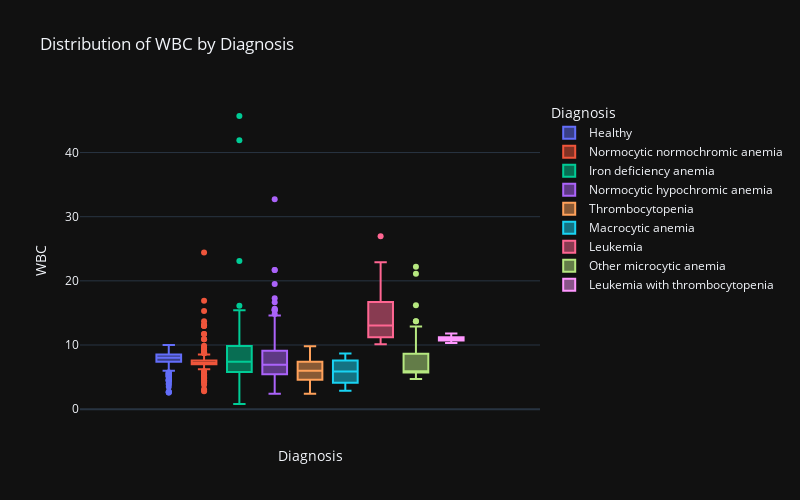
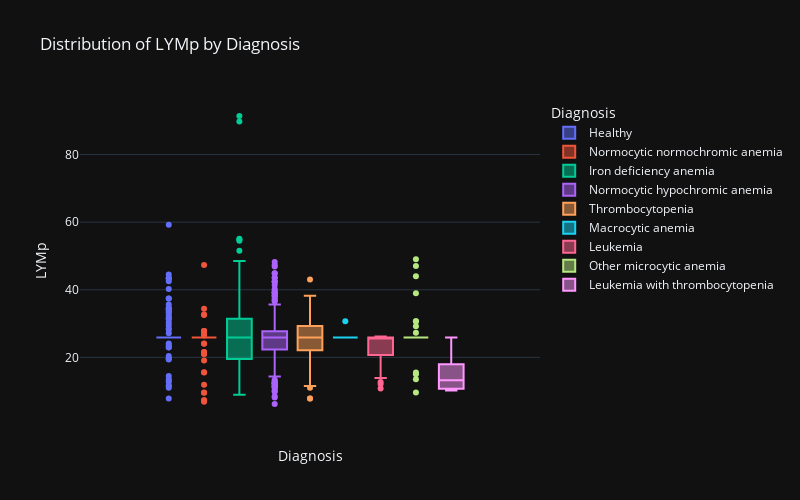
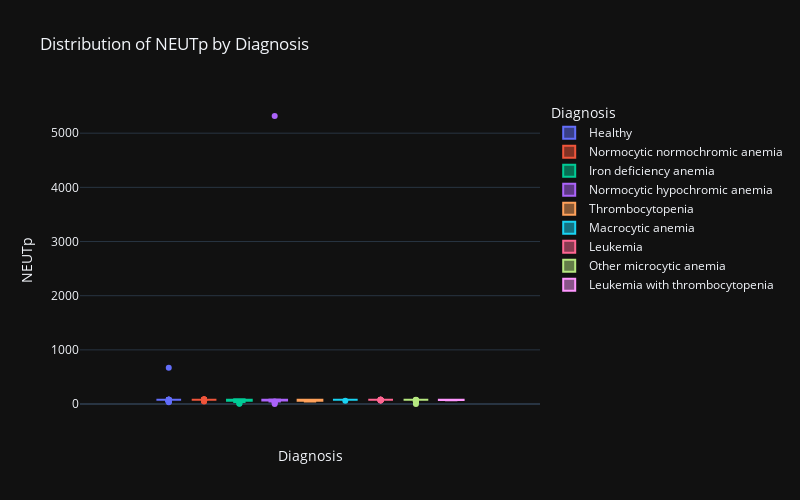
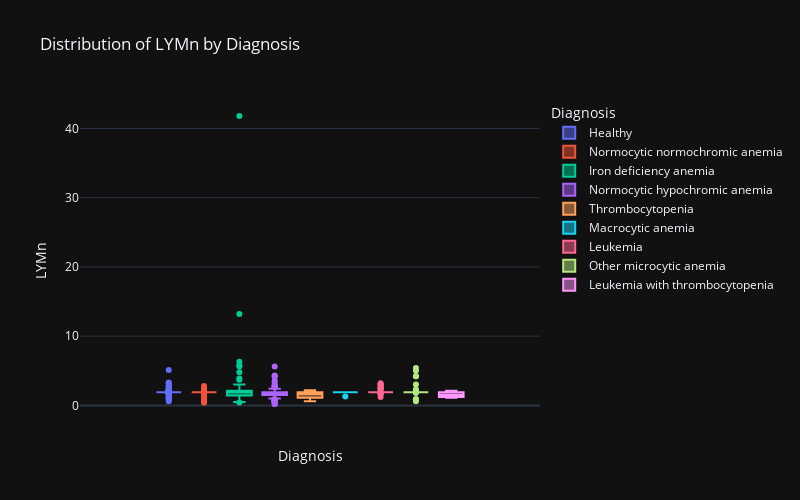

Notebook cell for these charts, in order:
### Code cell
for var in Xtrain.columns:
    plot_box(var)

### Figure 1 — Plotly figure (JSON) as saved in the notebook; plotly's stock layout.template omitted (floating-point values rounded to 4 significant figures; data arrays with more than 128 entries replaced by an {"elided": "..."} marker saying what was removed)
{"data": [{"alignmentgroup": "True", "hovertemplate": "Diagnosis=Healthy<br>WBC=%{y}<extra></extra>", "legendgroup": "Healthy", "marker": {"color": "#636efa"}, "name": "Healthy", "notched": false, "offsetgroup": "Healthy", "orientation": "v", "showlegend": true, "type": "box", "x0": " ", "xaxis": "x", "y": {"elided": "269 float values"}, "y0": " ", "yaxis": "y"}, {"alignmentgroup": "True", "hovertemplate": "Diagnosis=Normocytic normochromic anemia<br>WBC=%{y}<extra></extra>", "legendgroup": "Normocytic normochromic anemia", "marker": {"color": "#EF553B"}, "name": "Normocytic normochromic anemia", "notched": false, "offsetgroup": "Normocytic normochromic anemia", "orientation": "v", "showlegend": true, "type": "box", "x0": " ", "xaxis": "x", "y": {"elided": "215 float values"}, "y0": " ", "yaxis": "y"}, {"alignmentgroup": "True", "hovertemplate": "Diagnosis=Iron deficiency anemia<br>WBC=%{y}<extra></extra>", "legendgroup": "Iron deficiency anemia", "marker": {"color": "#00cc96"}, "name": "Iron deficiency anemia", "notched": false, "offsetgroup": "Iron deficiency anemia", "orientation": "v", "showlegend": true, "type": "box", "x0": " ", "xaxis": "x", "y": {"elided": "151 float values"}, "y0": " ", "yaxis": "y"}, {"alignmentgroup": "True", "hovertemplate": "Diagnosis=Normocytic hypochromic anemia<br>WBC=%{y}<extra></extra>", "legendgroup": "Normocytic hypochromic anemia", "marker": {"color": "#ab63fa"}, "name": "Normocytic hypochromic anemia", "notched": false, "offsetgroup": "Normocytic hypochromic anemia", "orientation": "v", "showlegend": true, "type": "box", "x0": " ", "xaxis": "x", "y": {"elided": "223 float values"}, "y0": " ", "yaxis": "y"}, {"alignmentgroup": "True", "hovertemplate": "Diagnosis=Thrombocytopenia<br>WBC=%{y}<extra></extra>", "legendgroup": "Thrombocytopenia", "marker": {"color": "#FFA15A"}, "name": "Thrombocytopenia", "notched": false, "offsetgroup": "Thrombocytopenia", "orientation": "v", "showlegend": true, "type": "box", "x0": " ", "xaxis": "x", "y": [7.4, 2.4, 4.2, 8, 8.4, 3.8, 2.9, 9.6, 8.26, 4.7, 6.7, 5.7, 3.2, 7.5, 3.7, 6.9, 7.2, 8.5, 4.9, 7.31, 4.5, 7.6, 5.5, 2.4, 6.4, 6.09, 4.6, 6.6, 7.5, 8.3, 6.4, 5.1, 9.2, 5.2, 5.71, 4.7, 7, 3.5, 6.7, 5.7, 6, 4.2, 6.2, 8.4, 3.2, 4.4, 5.7, 5.2, 6.2, 5.7, 5.3, 6.3, 9.2, 4.2, 8, 6, 9.8, 4.3], "y0": " ", "yaxis": "y"}, {"alignmentgroup": "True", "hovertemplate": "Diagnosis=Macrocytic anemia<br>WBC=%{y}<extra></extra>", "legendgroup": "Macrocytic anemia", "marker": {"color": "#19d3f3"}, "name": "Macrocytic anemia", "notched": false, "offsetgroup": "Macrocytic anemia", "orientation": "v", "showlegend": true, "type": "box", "x0": " ", "xaxis": "x", "y": [7.6, 4.1, 8.19, 5.53, 7.6, 2.88, 5.44, 7.2, 3.7, 8.67, 5.27, 2.88, 6.2, 7.57], "y0": " ", "yaxis": "y"}, {"alignmentgroup": "True", "hovertemplate": "Diagnosis=Leukemia<br>WBC=%{y}<extra></extra>", "legendgroup": "Leukemia", "marker": {"color": "#FF6692"}, "name": "Leukemia", "notched": false, "offsetgroup": "Leukemia", "orientation": "v", "showlegend": true, "type": "box", "x0": " ", "xaxis": "x", "y": [13.85, 11.6, 15, 10.58, 12.05, 11.22, 10.24, 12.3, 11.5, 17.5, 12.2, 10.1, 10.8, 22.9, 14, 13.1, 13.35, 13, 11.5, 12.8, 16.7, 22.9, 20.3, 26.95, 13.35, 13.1, 13.41, 17.7, 10.5, 19.3, 10.7, 10.8, 21.2, 21.2, 11.31, 10.1, 14.83, 10.1], "y0": " ", "yaxis": "y"}, {"alignmentgroup": "True", "hovertemplate": "Diagnosis=Other microcytic anemia<br>WBC=%{y}<extra></extra>", "legendgroup": "Other microcytic anemia", "marker": {"color": "#B6E880"}, "name": "Other microcytic anemia", "notched": false, "offsetgroup": "Other microcytic anemia", "orientation": "v", "showlegend": true, "type": "box", "x0": " ", "xaxis": "x", "y": [5.7, 12.7, 7.8, 8.4, 5.9, 10, 5.9, 4.7, 5.9, 22.2, 5.9, 5.7, 5.8, 12.9, 5.9, 5.6, 6.6, 7.6, 11.5, 6.2, 21.1, 13.7, 5.7, 5.9, 5.6, 5.9, 5.6, 6, 4.7, 6.7, 5.9, 13.7, 6.5, 5.8, 5.6, 5.6, 6.5, 8.7, 5.6, 8.9, 5.6, 5.7, 5.7, 5.9, 5.8, 16.2, 10.2], "y0": " ", "yaxis": "y"}, {"alignmentgroup": "True", "hovertemplate": "Diagnosis=Leukemia with thrombocytopenia<br>WBC=%{y}<extra></extra>", "legendgroup": "Leukemia with thrombocytopenia", "marker": {"color": "#FF97FF"}, "name": "Leukemia with thrombocytopenia", "notched": false, "offsetgroup": "Leukemia with thrombocytopenia", "orientation": "v", "showlegend": true, "type": "box", "x0": " ", "xaxis": "x", "y": [10.4, 11.6, 11.8, 10.9, 10.8, 11, 10.8, 11.06, 10.3], "y0": " ", "yaxis": "y"}], "layout": {"boxmode": "group", "height": 500, "legend": {"title": {"text": "Diagnosis"}, "tracegroupgap": 0}, "title": {"text": "Distribution of WBC by Diagnosis"}, "width": 800, "xaxis": {"anchor": "y", "autorange": true, "domain": [0, 1], "range": [-0.5068, 0.5068], "title": {"text": "Diagnosis"}, "type": "category"}, "yaxis": {"anchor": "x", "autorange": true, "domain": [0, 1], "range": [-1.694, 48.19], "title": {"text": "WBC"}, "type": "linear"}}}

### Figure 2 — Plotly figure (JSON) as saved in the notebook; plotly's stock layout.template omitted (floating-point values rounded to 4 significant figures; data arrays with more than 128 entries replaced by an {"elided": "..."} marker saying what was removed)
{"data": [{"alignmentgroup": "True", "hovertemplate": "Diagnosis=Healthy<br>LYMp=%{y}<extra></extra>", "legendgroup": "Healthy", "marker": {"color": "#636efa"}, "name": "Healthy", "notched": false, "offsetgroup": "Healthy", "orientation": "v", "showlegend": true, "type": "box", "x0": " ", "xaxis": "x", "y": {"elided": "269 float values"}, "y0": " ", "yaxis": "y"}, {"alignmentgroup": "True", "hovertemplate": "Diagnosis=Normocytic normochromic anemia<br>LYMp=%{y}<extra></extra>", "legendgroup": "Normocytic normochromic anemia", "marker": {"color": "#EF553B"}, "name": "Normocytic normochromic anemia", "notched": false, "offsetgroup": "Normocytic normochromic anemia", "orientation": "v", "showlegend": true, "type": "box", "x0": " ", "xaxis": "x", "y": {"elided": "215 float values"}, "y0": " ", "yaxis": "y"}, {"alignmentgroup": "True", "hovertemplate": "Diagnosis=Iron deficiency anemia<br>LYMp=%{y}<extra></extra>", "legendgroup": "Iron deficiency anemia", "marker": {"color": "#00cc96"}, "name": "Iron deficiency anemia", "notched": false, "offsetgroup": "Iron deficiency anemia", "orientation": "v", "showlegend": true, "type": "box", "x0": " ", "xaxis": "x", "y": {"elided": "151 float values"}, "y0": " ", "yaxis": "y"}, {"alignmentgroup": "True", "hovertemplate": "Diagnosis=Normocytic hypochromic anemia<br>LYMp=%{y}<extra></extra>", "legendgroup": "Normocytic hypochromic anemia", "marker": {"color": "#ab63fa"}, "name": "Normocytic hypochromic anemia", "notched": false, "offsetgroup": "Normocytic hypochromic anemia", "orientation": "v", "showlegend": true, "type": "box", "x0": " ", "xaxis": "x", "y": {"elided": "223 float values"}, "y0": " ", "yaxis": "y"}, {"alignmentgroup": "True", "hovertemplate": "Diagnosis=Thrombocytopenia<br>LYMp=%{y}<extra></extra>", "legendgroup": "Thrombocytopenia", "marker": {"color": "#FFA15A"}, "name": "Thrombocytopenia", "notched": false, "offsetgroup": "Thrombocytopenia", "orientation": "v", "showlegend": true, "type": "box", "x0": " ", "xaxis": "x", "y": [21.7, 25.84, 31.3, 7.8, 25.84, 36.6, 35.6, 25.84, 25.84, 25.84, 23.8, 25.84, 35.6, 23.4, 17.3, 11, 23.4, 15.6, 16, 25.84, 36.6, 27.7, 37.9, 24.8, 27.6, 25.84, 20.9, 25.84, 23.2, 24.8, 29.3, 11.5, 25.84, 23, 25.84, 28.4, 21.7, 31, 13.2, 38.2, 25.84, 22, 22.4, 25.84, 35.6, 25.84, 33.6, 28, 33.6, 32.6, 31, 22.1, 25.84, 25.84, 7.8, 16.7, 16.1, 43], "y0": " ", "yaxis": "y"}, {"alignmentgroup": "True", "hovertemplate": "Diagnosis=Macrocytic anemia<br>LYMp=%{y}<extra></extra>", "legendgroup": "Macrocytic anemia", "marker": {"color": "#19d3f3"}, "name": "Macrocytic anemia", "notched": false, "offsetgroup": "Macrocytic anemia", "orientation": "v", "showlegend": true, "type": "box", "x0": " ", "xaxis": "x", "y": [25.84, 30.7, 25.84, 25.84, 25.84, 25.84, 25.84, 25.84, 25.84, 25.84, 25.84, 25.84, 25.84, 25.84], "y0": " ", "yaxis": "y"}, {"alignmentgroup": "True", "hovertemplate": "Diagnosis=Leukemia<br>LYMp=%{y}<extra></extra>", "legendgroup": "Leukemia", "marker": {"color": "#FF6692"}, "name": "Leukemia", "notched": false, "offsetgroup": "Leukemia", "orientation": "v", "showlegend": true, "type": "box", "x0": " ", "xaxis": "x", "y": [25.84, 25.84, 12.1, 25.84, 25.84, 25.84, 25.84, 20.7, 20.6, 25.84, 25.84, 25.84, 20.7, 25.84, 25.84, 12.7, 25.84, 21.9, 20.6, 25.84, 19.1, 25.84, 25.84, 25.84, 25.84, 25.84, 25.84, 25.84, 25.84, 25.84, 25.84, 10.8, 13.9, 13.9, 25.84, 16.2, 25.84, 26.2], "y0": " ", "yaxis": "y"}, {"alignmentgroup": "True", "hovertemplate": "Diagnosis=Other microcytic anemia<br>LYMp=%{y}<extra></extra>", "legendgroup": "Other microcytic anemia", "marker": {"color": "#B6E880"}, "name": "Other microcytic anemia", "notched": false, "offsetgroup": "Other microcytic anemia", "orientation": "v", "showlegend": true, "type": "box", "x0": " ", "xaxis": "x", "y": [25.84, 25.84, 25.84, 29.2, 25.84, 25.84, 25.84, 49, 25.84, 9.6, 25.84, 25.84, 25.84, 15.5, 25.84, 25.84, 27.3, 25.84, 47, 15, 25.84, 30.7, 25.84, 25.84, 25.84, 25.84, 25.84, 39, 25.84, 25.84, 25.84, 30.7, 13.5, 25.84, 25.84, 25.84, 44, 25.84, 25.84, 25.84, 25.84, 25.84, 25.84, 25.84, 25.84, 25.84, 25.84], "y0": " ", "yaxis": "y"}, {"alignmentgroup": "True", "hovertemplate": "Diagnosis=Leukemia with thrombocytopenia<br>LYMp=%{y}<extra></extra>", "legendgroup": "Leukemia with thrombocytopenia", "marker": {"color": "#FF97FF"}, "name": "Leukemia with thrombocytopenia", "notched": false, "offsetgroup": "Leukemia with thrombocytopenia", "orientation": "v", "showlegend": true, "type": "box", "x0": " ", "xaxis": "x", "y": [11.7, 10.5, 10.2, 15.6, 17.5, 13.2, 19.4, 25.84, 10.8], "y0": " ", "yaxis": "y"}], "layout": {"boxmode": "group", "height": 500, "legend": {"title": {"text": "Diagnosis"}, "tracegroupgap": 0}, "title": {"text": "Distribution of LYMp by Diagnosis"}, "width": 800, "xaxis": {"anchor": "y", "autorange": true, "domain": [0, 1], "range": [-0.5068, 0.5068], "title": {"text": "Diagnosis"}, "type": "category"}, "yaxis": {"anchor": "x", "autorange": true, "domain": [0, 1], "range": [1.467, 96.13], "title": {"text": "LYMp"}, "type": "linear"}}}

### Figure 3 — Plotly figure (JSON) as saved in the notebook; plotly's stock layout.template omitted (floating-point values rounded to 4 significant figures; data arrays with more than 128 entries replaced by an {"elided": "..."} marker saying what was removed)
{"data": [{"alignmentgroup": "True", "hovertemplate": "Diagnosis=Healthy<br>NEUTp=%{y}<extra></extra>", "legendgroup": "Healthy", "marker": {"color": "#636efa"}, "name": "Healthy", "notched": false, "offsetgroup": "Healthy", "orientation": "v", "showlegend": true, "type": "box", "x0": " ", "xaxis": "x", "y": {"elided": "269 float values"}, "y0": " ", "yaxis": "y"}, {"alignmentgroup": "True", "hovertemplate": "Diagnosis=Normocytic normochromic anemia<br>NEUTp=%{y}<extra></extra>", "legendgroup": "Normocytic normochromic anemia", "marker": {"color": "#EF553B"}, "name": "Normocytic normochromic anemia", "notched": false, "offsetgroup": "Normocytic normochromic anemia", "orientation": "v", "showlegend": true, "type": "box", "x0": " ", "xaxis": "x", "y": {"elided": "215 float values"}, "y0": " ", "yaxis": "y"}, {"alignmentgroup": "True", "hovertemplate": "Diagnosis=Iron deficiency anemia<br>NEUTp=%{y}<extra></extra>", "legendgroup": "Iron deficiency anemia", "marker": {"color": "#00cc96"}, "name": "Iron deficiency anemia", "notched": false, "offsetgroup": "Iron deficiency anemia", "orientation": "v", "showlegend": true, "type": "box", "x0": " ", "xaxis": "x", "y": {"elided": "151 float values"}, "y0": " ", "yaxis": "y"}, {"alignmentgroup": "True", "hovertemplate": "Diagnosis=Normocytic hypochromic anemia<br>NEUTp=%{y}<extra></extra>", "legendgroup": "Normocytic hypochromic anemia", "marker": {"color": "#ab63fa"}, "name": "Normocytic hypochromic anemia", "notched": false, "offsetgroup": "Normocytic hypochromic anemia", "orientation": "v", "showlegend": true, "type": "box", "x0": " ", "xaxis": "x", "y": {"elided": "223 float values"}, "y0": " ", "yaxis": "y"}, {"alignmentgroup": "True", "hovertemplate": "Diagnosis=Thrombocytopenia<br>NEUTp=%{y}<extra></extra>", "legendgroup": "Thrombocytopenia", "marker": {"color": "#FFA15A"}, "name": "Thrombocytopenia", "notched": false, "offsetgroup": "Thrombocytopenia", "orientation": "v", "showlegend": true, "type": "box", "x0": " ", "xaxis": "x", "y": [69.5, 77.51, 60.6, 79.6, 77.51, 54.7, 56.6, 77.51, 77.51, 77.51, 67.2, 77.51, 56.2, 70.3, 70.9, 79.1, 70, 74.3, 76, 77.51, 55.9, 65.1, 54.3, 68, 63.4, 77.51, 70.6, 77.51, 71.1, 65.9, 62.4, 80.1, 77.51, 68.6, 77.51, 63.7, 69.8, 59.4, 77.4, 51, 77.51, 69.7, 70.7, 77.51, 56.2, 77.51, 59.7, 64.9, 58.6, 58.5, 61.5, 70, 77.51, 77.51, 79.6, 73.9, 75.6, 47.5], "y0": " ", "yaxis": "y"}, {"alignmentgroup": "True", "hovertemplate": "Diagnosis=Macrocytic anemia<br>NEUTp=%{y}<extra></extra>", "legendgroup": "Macrocytic anemia", "marker": {"color": "#19d3f3"}, "name": "Macrocytic anemia", "notched": false, "offsetgroup": "Macrocytic anemia", "orientation": "v", "showlegend": true, "type": "box", "x0": " ", "xaxis": "x", "y": [77.51, 60.2, 77.51, 77.51, 77.51, 77.51, 77.51, 77.51, 77.51, 77.51, 77.51, 77.51, 77.51, 77.51], "y0": " ", "yaxis": "y"}, {"alignmentgroup": "True", "hovertemplate": "Diagnosis=Leukemia<br>NEUTp=%{y}<extra></extra>", "legendgroup": "Leukemia", "marker": {"color": "#FF6692"}, "name": "Leukemia", "notched": false, "offsetgroup": "Leukemia", "orientation": "v", "showlegend": true, "type": "box", "x0": " ", "xaxis": "x", "y": [77.51, 77.51, 80.2, 77.51, 77.51, 77.51, 77.51, 71.2, 68.9, 77.51, 77.51, 77.51, 70.9, 77.51, 77.51, 78.4, 77.51, 70.5, 68.9, 77.51, 68.2, 77.51, 77.51, 77.51, 77.51, 77.51, 77.51, 77.51, 77.51, 77.51, 77.51, 80.6, 80.3, 80.3, 77.51, 77.7, 77.51, 65.5], "y0": " ", "yaxis": "y"}, {"alignmentgroup": "True", "hovertemplate": "Diagnosis=Other microcytic anemia<br>NEUTp=%{y}<extra></extra>", "legendgroup": "Other microcytic anemia", "marker": {"color": "#B6E880"}, "name": "Other microcytic anemia", "notched": false, "offsetgroup": "Other microcytic anemia", "orientation": "v", "showlegend": true, "type": "box", "x0": " ", "xaxis": "x", "y": [77.51, 77.51, 77.51, 63.5, 77.51, 77.51, 77.51, 43.6, 77.51, 0.7, 77.51, 77.51, 77.51, 75.4, 77.51, 77.51, 65.4, 77.51, 45.5, 73.6, 77.51, 61.8, 77.51, 77.51, 77.51, 77.51, 77.51, 53.2, 77.51, 77.51, 77.51, 61.8, 78.5, 77.51, 77.51, 77.51, 47, 77.51, 77.51, 77.51, 77.51, 77.51, 77.51, 77.51, 77.51, 77.51, 77.51], "y0": " ", "yaxis": "y"}, {"alignmentgroup": "True", "hovertemplate": "Diagnosis=Leukemia with thrombocytopenia<br>NEUTp=%{y}<extra></extra>", "legendgroup": "Leukemia with thrombocytopenia", "marker": {"color": "#FF97FF"}, "name": "Leukemia with thrombocytopenia", "notched": false, "offsetgroup": "Leukemia with thrombocytopenia", "orientation": "v", "showlegend": true, "type": "box", "x0": " ", "xaxis": "x", "y": [80.1, 80.2, 81.4, 74.6, 70.2, 78.2, 67.8, 77.51, 78.4], "y0": " ", "yaxis": "y"}], "layout": {"boxmode": "group", "height": 500, "legend": {"title": {"text": "Diagnosis"}, "tracegroupgap": 0}, "title": {"text": "Distribution of NEUTp by Diagnosis"}, "width": 800, "xaxis": {"anchor": "y", "autorange": true, "domain": [0, 1], "range": [-0.5068, 0.5068], "title": {"text": "Diagnosis"}, "type": "category"}, "yaxis": {"anchor": "x", "autorange": true, "domain": [0, 1], "range": [-294.7, 5612.0], "title": {"text": "NEUTp"}, "type": "linear"}}}

### Figure 4 — Plotly figure (JSON) as saved in the notebook; plotly's stock layout.template omitted (floating-point values rounded to 4 significant figures; data arrays with more than 128 entries replaced by an {"elided": "..."} marker saying what was removed)
{"data": [{"alignmentgroup": "True", "hovertemplate": "Diagnosis=Healthy<br>LYMn=%{y}<extra></extra>", "legendgroup": "Healthy", "marker": {"color": "#636efa"}, "name": "Healthy", "notched": false, "offsetgroup": "Healthy", "orientation": "v", "showlegend": true, "type": "box", "x0": " ", "xaxis": "x", "y": {"elided": "269 float values"}, "y0": " ", "yaxis": "y"}, {"alignmentgroup": "True", "hovertemplate": "Diagnosis=Normocytic normochromic anemia<br>LYMn=%{y}<extra></extra>", "legendgroup": "Normocytic normochromic anemia", "marker": {"color": "#EF553B"}, "name": "Normocytic normochromic anemia", "notched": false, "offsetgroup": "Normocytic normochromic anemia", "orientation": "v", "showlegend": true, "type": "box", "x0": " ", "xaxis": "x", "y": {"elided": "215 float values"}, "y0": " ", "yaxis": "y"}, {"alignmentgroup": "True", "hovertemplate": "Diagnosis=Iron deficiency anemia<br>LYMn=%{y}<extra></extra>", "legendgroup": "Iron deficiency anemia", "marker": {"color": "#00cc96"}, "name": "Iron deficiency anemia", "notched": false, "offsetgroup": "Iron deficiency anemia", "orientation": "v", "showlegend": true, "type": "box", "x0": " ", "xaxis": "x", "y": {"elided": "151 float values"}, "y0": " ", "yaxis": "y"}, {"alignmentgroup": "True", "hovertemplate": "Diagnosis=Normocytic hypochromic anemia<br>LYMn=%{y}<extra></extra>", "legendgroup": "Normocytic hypochromic anemia", "marker": {"color": "#ab63fa"}, "name": "Normocytic hypochromic anemia", "notched": false, "offsetgroup": "Normocytic hypochromic anemia", "orientation": "v", "showlegend": true, "type": "box", "x0": " ", "xaxis": "x", "y": {"elided": "223 float values"}, "y0": " ", "yaxis": "y"}, {"alignmentgroup": "True", "hovertemplate": "Diagnosis=Thrombocytopenia<br>LYMn=%{y}<extra></extra>", "legendgroup": "Thrombocytopenia", "marker": {"color": "#FFA15A"}, "name": "Thrombocytopenia", "notched": false, "offsetgroup": "Thrombocytopenia", "orientation": "v", "showlegend": true, "type": "box", "x0": " ", "xaxis": "x", "y": [1.6, 1.881, 1.3, 0.6, 1.881, 1.4, 1, 1.881, 1.881, 1.881, 1.6, 1.881, 1.1, 1.8, 0.6, 0.8, 1.7, 1.3, 0.8, 1.881, 1.6, 2.1, 2.1, 0.6, 1.8, 1.881, 1, 1.881, 1.7, 2.1, 1.9, 0.6, 1.881, 1.2, 1.881, 1.3, 1.5, 1.1, 0.9, 2.2, 1.881, 0.9, 1.4, 1.881, 1.1, 1.881, 1.9, 1.5, 2.1, 1.9, 1.6, 1.4, 1.881, 1.881, 0.6, 1, 1.6, 1.9], "y0": " ", "yaxis": "y"}, {"alignmentgroup": "True", "hovertemplate": "Diagnosis=Macrocytic anemia<br>LYMn=%{y}<extra></extra>", "legendgroup": "Macrocytic anemia", "marker": {"color": "#19d3f3"}, "name": "Macrocytic anemia", "notched": false, "offsetgroup": "Macrocytic anemia", "orientation": "v", "showlegend": true, "type": "box", "x0": " ", "xaxis": "x", "y": [1.881, 1.3, 1.881, 1.881, 1.881, 1.881, 1.881, 1.881, 1.881, 1.881, 1.881, 1.881, 1.881, 1.881], "y0": " ", "yaxis": "y"}, {"alignmentgroup": "True", "hovertemplate": "Diagnosis=Leukemia<br>LYMn=%{y}<extra></extra>", "legendgroup": "Leukemia", "marker": {"color": "#FF6692"}, "name": "Leukemia", "notched": false, "offsetgroup": "Leukemia", "orientation": "v", "showlegend": true, "type": "box", "x0": " ", "xaxis": "x", "y": [1.881, 1.881, 1.8, 1.881, 1.881, 1.881, 1.881, 2.6, 2.4, 1.881, 1.881, 1.881, 2.2, 1.881, 1.881, 1.7, 1.881, 2.8, 2.4, 1.881, 3.2, 1.881, 1.881, 1.881, 1.881, 1.881, 1.881, 1.881, 1.881, 1.881, 1.881, 1.2, 3, 3, 1.881, 1.6, 1.881, 2.6], "y0": " ", "yaxis": "y"}, {"alignmentgroup": "True", "hovertemplate": "Diagnosis=Other microcytic anemia<br>LYMn=%{y}<extra></extra>", "legendgroup": "Other microcytic anemia", "marker": {"color": "#B6E880"}, "name": "Other microcytic anemia", "notched": false, "offsetgroup": "Other microcytic anemia", "orientation": "v", "showlegend": true, "type": "box", "x0": " ", "xaxis": "x", "y": [1.881, 1.881, 1.881, 2, 1.881, 1.881, 1.881, 2.3, 1.881, 5, 1.881, 1.881, 1.881, 0.6, 1.881, 1.881, 1.8, 1.881, 5.4, 0.9, 1.881, 4.2, 1.881, 1.881, 1.881, 1.881, 1.881, 2, 1.881, 1.881, 1.881, 4.2, 0.9, 1.881, 1.881, 1.881, 3, 1.881, 1.881, 1.881, 1.881, 1.881, 1.881, 1.881, 1.881, 1.881, 1.881], "y0": " ", "yaxis": "y"}, {"alignmentgroup": "True", "hovertemplate": "Diagnosis=Leukemia with thrombocytopenia<br>LYMn=%{y}<extra></extra>", "legendgroup": "Leukemia with thrombocytopenia", "marker": {"color": "#FF97FF"}, "name": "Leukemia with thrombocytopenia", "notched": false, "offsetgroup": "Leukemia with thrombocytopenia", "orientation": "v", "showlegend": true, "type": "box", "x0": " ", "xaxis": "x", "y": [1.2, 1.2, 1.2, 1.7, 1.9, 1.5, 2.1, 1.881, 1.1], "y0": " ", "yaxis": "y"}], "layout": {"boxmode": "group", "height": 500, "legend": {"title": {"text": "Diagnosis"}, "tracegroupgap": 0}, "title": {"text": "Distribution of LYMn by Diagnosis"}, "width": 800, "xaxis": {"anchor": "y", "autorange": true, "domain": [0, 1], "range": [-0.5068, 0.5068], "title": {"text": "Diagnosis"}, "type": "category"}, "yaxis": {"anchor": "x", "autorange": true, "domain": [0, 1], "range": [-2.111, 44.11], "title": {"text": "LYMn"}, "type": "linear"}}}
